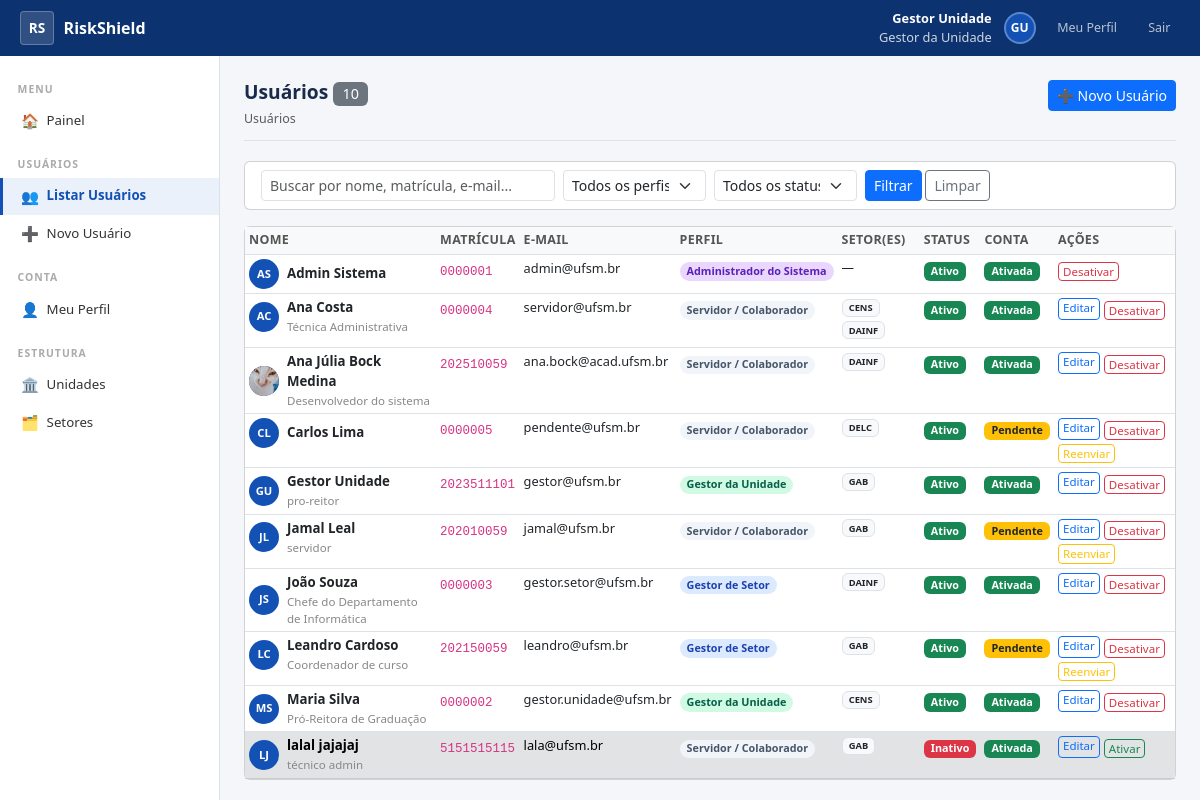
The app's page /usuarios/ (signed in) with its own data.
### accounts/models.py (models this page shows, shortened)
class Usuario(AbstractBaseUser, PermissionsMixin):
    primeiro_nome = models.CharField('Primeiro Nome', max_length=80)
    sobrenome     = models.CharField('Sobrenome',     max_length=100)
    matricula     = models.CharField('Matrícula',     max_length=20, unique=True, db_index=True)
    email         = models.EmailField('E-mail Institucional', unique=True, db_index=True)
    foto          = models.ImageField('Foto', upload_to='fotos/', blank=True, null=True)
    telefone      = models.CharField('Telefone Institucional', max_length=20, blank=True)
    cargo         = models.CharField('Cargo / Função',         max_length=120, blank=True)
    perfil = models.CharField(
        'Perfil',
        max_length=20,
        choices=Perfil.choices,
        default=Perfil.SERVIDOR,
        db_index=True,
    )
    ativo           = models.BooleanField('Ativo', default=True, db_index=True)
    conta_ativada   = models.BooleanField('Conta Ativada', default=False)
    is_staff        = models.BooleanField('Acesso Admin Django', default=False)
    criado_em       = models.DateTimeField('Criado em',    auto_now_add=True)
    atualizado_em   = models.DateTimeField('Atualizado em', auto_now=True)
    deleted_at      = models.DateTimeField('Excluído em',  null=True, blank=True, db_index=True)
    criado_por      = models.ForeignKey(
        'self', on_delete=models.SET_NULL,
        null=True, blank=True,
        related_name='usuarios_criados',
        verbose_name='Criado por',
    )
    ultimo_login_ip = models.GenericIPAddressField('IP do Último Login', null=True, blank=True)
    history = HistoricalRecords(
        history_change_reason_field=models.TextField(null=True),
        excluded_fields=['last_login', 'ultimo_login_ip'],
    )
    objects = UsuarioManager()
    USERNAME_FIELD  = 'matricula'
    REQUIRED_FIELDS = ['email', 'primeiro_nome', 'sobrenome']
    class Meta:
        verbose_name         = 'Usuário'
        verbose_name_plural  = 'Usuários'
        ordering             = ['primeiro_nome', 'sobrenome']
    def get_nome_completo(self):
        return f'{self.primeiro_nome} {self.sobrenome}'.strip()
    def get_iniciais(self):
        partes = self.get_nome_completo().split()
        if len(partes) >= 2:
            return f'{partes[0][0]}{partes[-1][0]}'.upper()
        return self.matricula[:2].upper()
    @property
    def is_admin(self):
        return self.perfil == Perfil.ADMIN
    @property
    def is_gestor_unidade(self):
        return self.perfil == Perfil.GESTOR_UNIDADE
    @property
    def is_gestor_setor(self):
        return self.perfil == Perfil.GESTOR_SETOR
    @property
    def pode_criar_usuario(self):
        return self.perfil in (Perfil.ADMIN, Perfil.GESTOR_UNIDADE)
    @property
    def pode_gerenciar_usuarios(self):
        return self.perfil in (Perfil.ADMIN, Perfil.GESTOR_UNIDADE, Perfil.GESTOR_SETOR)
    @property
    def pode_ver_logs(self):
        return self.perfil == Perfil.ADMIN
    def pode_editar_usuario(self, alvo):
        if self.perfil == Perfil.ADMIN:
            return True
        if self.perfil == Perfil.GESTOR_UNIDADE:
            if alvo.perfil == Perfil.ADMIN:
                return False
            return True
        if self.perfil == Perfil.GESTOR_SETOR:
            return self._mesmo_setor(alvo)
        return False

### organizacional/models.py (models this page shows, shortened)
class UsuarioSetor(models.Model):
    usuario     = models.ForeignKey(
        settings.AUTH_USER_MODEL,
        on_delete=models.PROTECT,
        related_name='usuario_setores',
        verbose_name='Usuário',
    )
    setor       = models.ForeignKey(
        Setor,
        on_delete=models.PROTECT,
        related_name='membros',
        verbose_name='Setor',
    )
    data_inicio = models.DateField('Data de Início', default=timezone.localdate)
    data_fim    = models.DateField('Data de Fim', null=True, blank=True)
    ativo       = models.BooleanField('Ativo', default=True, db_index=True)
    criado_por  = models.ForeignKey(
        settings.AUTH_USER_MODEL,
        on_delete=models.SET_NULL,
        null=True, blank=True,
        related_name='vinculos_criados',
        verbose_name='Criado por',
    )
    criado_em   = models.DateTimeField('Criado em', auto_now_add=True)
    history     = HistoricalRecords()
    class Meta:
        verbose_name         = 'Vínculo Usuário–Setor'
        verbose_name_plural  = 'Vínculos Usuário–Setor'
        ordering             = ['-ativo', '-data_inicio']

class Setor(models.Model):
    unidade    = models.ForeignKey(Unidade, on_delete=models.PROTECT, related_name='setores')
    nome       = models.CharField('Nome', max_length=200)
    sigla      = models.CharField('Sigla', max_length=20, blank=True)
    ativo      = models.BooleanField('Ativo', default=True)
    deleted_at = models.DateTimeField('Excluído em', null=True, blank=True)
    criado_em  = models.DateTimeField('Criado em', auto_now_add=True)
    history    = HistoricalRecords()
    class Meta:
        verbose_name         = 'Setor / Subunidade'
        verbose_name_plural  = 'Setores / Subunidades'
        ordering             = ['unidade__nome', 'nome']

### accounts/views.py (the view)
# urls.py: path('usuarios/',                                 views.view_lista_usuarios,   name='lista_usuarios'),
@requer_pode_gerenciar_usuarios
def view_lista_usuarios(request):
    u  = request.user
    qs = _qs_escopo(u)
    busca  = request.GET.get('q', '').strip()
    perfil = request.GET.get('perfil', '')
    status = request.GET.get('status', '')
    if busca:
        qs = qs.filter(
            Q(primeiro_nome__icontains=busca) | Q(sobrenome__icontains=busca) |
            Q(matricula__icontains=busca)     | Q(email__icontains=busca) |
            Q(cargo__icontains=busca)
        )
    if perfil:
        qs = qs.filter(perfil=perfil)
    if status == 'ativo':
        qs = qs.filter(ativo=True)
    elif status == 'inativo':
        qs = qs.filter(ativo=False)
    elif status == 'nao_ativado':
        qs = qs.filter(conta_ativada=False, ativo=True)
    usuarios = list(
        qs.select_related('criado_por')
          .prefetch_related('usuario_setores__setor__unidade')
    )
    for alvo in usuarios:
        alvo.pode_editar_pelo_usuario_logado = u.pode_editar_usuario(alvo)
    return render(request, 'accounts/lista_usuarios.html', {
        'usuarios': usuarios,
        'total': len(usuarios),
        'perfis': Perfil.choices,
        'busca': busca, 'filtro_perfil': perfil, 'filtro_status': status,
    })

### templates/accounts/lista_usuarios.html (shortened to what this page needs)
{% extends 'base_sistema.html' %}
{% block content %}
<div class="page-header d-flex justify-content-between align-items-start">
  <div>
    <h1>Usuários <span class="badge bg-secondary fw-normal">{{ total }}</span></h1>
    <ol class="breadcrumb mb-0"><li class="breadcrumb-item active">Usuários</li></ol>
  </div>
  {% if request.user.pode_criar_usuario %}
  <a href="{% url 'cadastro_usuario' %}" class="btn btn-primary btn-sm">➕ Novo Usuário</a>
  {% endif %}
</div>
<div class="card mb-3">
  <div class="card-body py-2">
    <form method="get" class="row g-2 align-items-end">
      <div class="col-sm-4">
        <input type="text" name="q" class="form-control form-control-sm" placeholder="Buscar por nome, matrícula, e-mail..." value="{{ busca }}">
      </div>
      <div class="col-sm-2">
        <select name="perfil" class="form-select form-select-sm">
          <option value="">Todos os perfis</option>
        </select>
      </div>
      <div class="col-sm-2">
        <select name="status" class="form-select form-select-sm">
          <option value="">Todos os status</option>
        </select>
      </div>
      <div class="col-auto">
        <button type="submit" class="btn btn-primary btn-sm">Filtrar</button>
        <a href="{% url 'lista_usuarios' %}" class="btn btn-outline-secondary btn-sm">Limpar</a>
      </div>
    </form>
  </div>
</div>
<div class="card">
  <div class="card-body p-0">
    <table class="table table-hover table-sm mb-0 table-gov">
      <thead>
        <tr>
          <th>Nome</th>
          <th>Matrícula</th>
          <th>E-mail</th>
          <th>Perfil</th>
          <th>Setor(es)</th>
          <th>Status</th>
          <th>Conta</th>
          <th>Ações</th>
        </tr>
      </thead>
      <tbody>
        {% for u in usuarios %}
        <tr class="{% if not u.ativo %}table-secondary text-muted{% endif %}">
          <td>
            <div style="display:flex; align-items:center; gap:.5rem;">
              <div style="width:30px;height:30px;border-radius:50%;background:#1351B4;display:flex;align-items:center;justify-content:center;color:#fff;font-size:.7rem;font-weight:700;flex-shrink:0;overflow:hidden;">
                {% if u.foto %}<img src="{{ u.foto.url }}" style="width:100%;height:100%;object-fit:cover;">
                {% else %}{{ u.get_iniciais }}{% endif %}
              </div>
              <div>
                <div style="font-weight:600;font-size:.83rem;">{{ u.get_nome_completo }}</div>
                {% if u.cargo %}<div style="font-size:.72rem;color:#888;">{{ u.cargo }}</div>{% endif %}
              </div>
            </div>
          </td>
          <td><code style="font-size:.78rem;">{{ u.matricula }}</code></td>
          <td style="font-size:.8rem;">{{ u.email }}</td>
          <td>
            <span class="badge badge-{% if u.is_admin %}admin{% elif u.is_gestor_unidade %}gu{% elif u.is_gestor_setor %}gs{% else %}serv{% endif %} rounded-pill">
              {{ u.get_perfil_display }}
            </span>
          </td>
          <td style="font-size:.78rem; max-width:160px;">
            {% for vs in u.usuario_setores.all %}
              {% if vs.ativo %}
                <span class="badge bg-light text-dark border d-inline-block mb-1">{{ vs.setor.sigla|default:vs.setor.nome }}</span>
              {% endif %}
            {% empty %}—{% endfor %}
          </td>
          <td>
            {% if u.ativo %}
              <span class="badge bg-success">Ativo</span>
            {% else %}
              <span class="badge bg-danger">Inativo</span>
            {% endif %}
          </td>
          <td>
            {% if u.conta_ativada %}
              <span class="badge bg-success">Ativada</span>
            {% else %}
              <span class="badge bg-warning text-dark">Pendente</span>
            {% endif %}
          </td>
          <td>
            <div class="d-flex gap-1 flex-wrap" >
              {% if u.pode_editar_pelo_usuario_logado %}
              <a href="{% url 'editar_usuario' u.pk %}" class="btn btn-outline-primary btn-sm py-0 px-1" style="font-size:.72rem;">Editar</a>
              {% endif %}
              {% if request.user.pode_criar_usuario %}
              <form method="post" action="{% url 'toggle_ativo' u.pk %}" style="display:inline;" onsubmit="return confirm('Confirmar?');">
                <button type="submit" class="btn btn-sm py-0 px-1 {% if u.ativo %}btn-outline-danger{% else %}btn-outline-success{% endif %}" style="font-size:.72rem;">
                  {% if u.ativo %}Desativar{% else %}Ativar{% endif %}
                </button>
              </form>
              {% if not u.conta_ativada %}
              <a href="{% url 'reenviar_ativacao' u.pk %}" class="btn btn-outline-warning btn-sm py-0 px-1" style="font-size:.72rem;" onclick="return confirm('Reenviar e-mail de ativação?');">Reenviar</a>
              {% endif %}
              {% endif %}
            </div>
          </td>
        </tr>
        {% empty %}
        <tr><td colspan="8" class="text-center text-muted py-3">Nenhum usuário encontrado.</td></tr>
        {% endfor %}
      </tbody>
    </table>
  </div>
</div>
{% endblock %}

### templates/base_sistema.html (shortened to what this page needs)
{% load static %}
<!DOCTYPE html>
<html lang="pt-BR">
<head>
  <link href="https://cdn.jsdelivr.net/npm/bootstrap@5.3.0/dist/css/bootstrap.min.css" rel="stylesheet">
  <link rel="stylesheet" href="{% static 'css/styles_sistema.css' %}">
</head>
<body>
<div class="topbar">
  <a href="{% url 'painel' %}" class="topbar-brand">
    <div class="topbar-logo">RS</div>
    RiskShield
  </a>
  <div class="topbar-right">
    <div class="topbar-user text-end">
      <strong>{{ request.user.primeiro_nome }} {{ request.user.sobrenome }}</strong>
      {{ request.user.get_perfil_display }}
    </div>
    <div class="topbar-avatar">
      {% if request.user.foto %}<img src="{{ request.user.foto.url }}" alt="">
      {% else %}{{ request.user.get_iniciais }}{% endif %}
    </div>
    <a href="{% url 'meu_perfil' %}" class="topbar-btn">Meu Perfil</a>
    <a href="{% url 'logout' %}" class="topbar-btn">Sair</a>
  </div>
</div>
<div class="app-body">
  <nav class="sidebar">
    <div class="sidebar-section-title">Menu</div>
    <a href="{% url 'painel' %}" class="sidebar-link {% if request.resolver_match.url_name == 'painel' %}active{% endif %}">
      <span class="sidebar-icon">🏠</span> Painel
    </a>
    {% if request.user.pode_gerenciar_usuarios %}
    <div class="sidebar-section-title" style="margin-top:.5rem;">Usuários</div>
    <a href="{% url 'lista_usuarios' %}" class="sidebar-link {% if request.resolver_match.url_name == 'lista_usuarios' %}active{% endif %}">
      <span class="sidebar-icon">👥</span> Listar Usuários
    </a>
    {% if request.user.pode_criar_usuario %}
    <a href="{% url 'cadastro_usuario' %}" class="sidebar-link {% if request.resolver_match.url_name == 'cadastro_usuario' %}active{% endif %}">
      <span class="sidebar-icon">➕</span> Novo Usuário
    </a>
    {% endif %}
    {% endif %}
    <div class="sidebar-section-title" style="margin-top:.5rem;">Conta</div>
    <a href="{% url 'meu_perfil' %}" class="sidebar-link {% if request.resolver_match.url_name == 'meu_perfil' %}active{% endif %}">
      <span class="sidebar-icon">👤</span> Meu Perfil
    </a>
    {% if request.user.pode_criar_usuario %}
    <div class="sidebar-section-title" style="margin-top:.5rem;">Estrutura</div>
    <a href="{% url 'lista_unidades' %}" class="sidebar-link {% if 'unidade' in request.resolver_match.url_name %}active{% endif %}">
      <span class="sidebar-icon">🏛️</span> Unidades
    </a>
    <a href="{% url 'lista_setores' %}" class="sidebar-link {% if 'setor' in request.resolver_match.url_name %}active{% endif %}">
      <span class="sidebar-icon">🗂️</span> Setores
    </a>
    {% endif %}
  </nav>
  <div class="main-area">
    {% block content %}{% endblock %}
  </div>
</div>
</body>
</html>

### records on screen
Usuario: user.primeiro_nome "Gestor", user.sobrenome "Unidade", user.perfil "Gestor da Unidade", user.get_iniciais "GU", get_iniciais "GU", get_nome_completo "Gestor Unidade", cargo "pro-reitor", matricula "2023511101", email "gestor@ufsm.br", perfil "Gestor da Unidade", ativo "Ativo", conta_ativada "Ativada", shows "Editar"
Usuario: get_iniciais "AS", get_nome_completo "Admin Sistema", matricula "0000001", email "admin@ufsm.br", perfil "Administrador do Sistema", ativo "Ativo", conta_ativada "Ativada"
Usuario: get_iniciais "AC", get_nome_completo "Ana Costa", cargo "Técnica Administrativa", matricula "0000004", email "servidor@ufsm.br", perfil "Servidor / Colaborador", ativo "Ativo", conta_ativada "Ativada", shows "Editar"
UsuarioSetor: setor.sigla "CENS"
UsuarioSetor: setor.sigla "DAINF"
Usuario: foto (picture), get_nome_completo "Ana Júlia Bock Medina", cargo "Desenvolvedor do sistema", matricula "202510059", email "ana.bock@acad.ufsm.br", perfil "Servidor / Colaborador", ativo "Ativo", conta_ativada "Ativada", shows "Editar"
UsuarioSetor: setor.sigla "DAINF"
Usuario: get_iniciais "CL", get_nome_completo "Carlos Lima", matricula "0000005", email "pendente@ufsm.br", perfil "Servidor / Colaborador", ativo "Ativo", conta_ativada "Pendente", shows "Editar"
UsuarioSetor: setor.sigla "DELC"
UsuarioSetor: setor.sigla "GAB"
Usuario: get_iniciais "JL", get_nome_completo "Jamal Leal", cargo "servidor", matricula "202010059", email "jamal@ufsm.br", perfil "Servidor / Colaborador", ativo "Ativo", conta_ativada "Pendente", shows "Editar"
UsuarioSetor: setor.sigla "GAB"
Usuario: get_iniciais "JS", get_nome_completo "João Souza", cargo "Chefe do Departamento de Informática", matricula "0000003", email "gestor.setor@ufsm.br", perfil "Gestor de Setor", ativo "Ativo", conta_ativada "Ativada", shows "Editar"
UsuarioSetor: setor.sigla "DAINF"
Usuario: get_iniciais "LC", get_nome_completo "Leandro Cardoso", cargo "Coordenador de curso", matricula "202150059", email "leandro@ufsm.br", perfil "Gestor de Setor", ativo "Ativo", conta_ativada "Pendente", shows "Editar"
UsuarioSetor: setor.sigla "GAB"
Usuario: get_iniciais "MS", get_nome_completo "Maria Silva", cargo "Pró-Reitora de Graduação", matricula "0000002", email "gestor.unidade@ufsm.br", perfil "Gestor da Unidade", ativo "Ativo", conta_ativada "Ativada", shows "Editar"
UsuarioSetor: setor.sigla "CENS"
Usuario: get_iniciais "LJ", get_nome_completo "lalal jajajaj", cargo "técnico admin", matricula "5151515115", email "lala@ufsm.br", perfil "Servidor / Colaborador", ativo "Inativo", conta_ativada "Ativada", shows "Editar"
UsuarioSetor: setor.sigla "GAB"

### other values on screen
{{ total }} "10"
